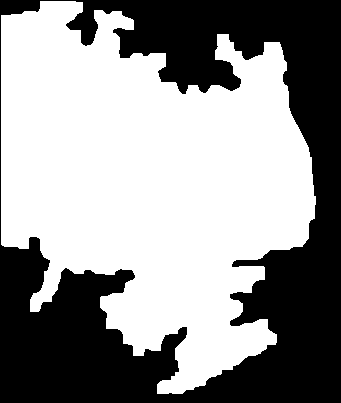
#> input picture Project_Files/Dilate_Erode/e_d_image4.png, 341 x 403 px, found by its file name
$ jupyter execute pipline_Jul13.ipynb   (shell and % lines are left out)
#> lines starting #> are read from the running program, lines starting #| are printed output that depends on the picture; after the words box and inside, x2 and y2 are one past the last pixel; in counts of white or black regions, pixels touching at a corner belong together
[cell 1]

from skimage.morphology import skeletonize
from skimage import data
import matplotlib.pyplot as plt
from skimage.util import invert

from skimage.morphology import medial_axis

import cv2 as cv

from skimage.morphology import thin

[cell 2]
# Pipeline:
#

[cell 3]
# Generate the data
#blobs = data.binary_blobs(200, blob_size_fraction=.2, volume_fraction=.35, seed=1)

#read 3D rbg image as 2D greyscale nparray
blobs = cv.imread(cv.samples.findFile("../Dilate_Erode/e_d_image4.png"),0)
#> blobs: shape (403, 341); 58.3% white; 1 black region, box (x1, y1, x2, y2) and area: (0, 0, 341, 403) 57368
# last parameter 0 = greyscale 1 = color -1 = unchanged

#convert data from int to np bool
blobs = blobs > 127

# Compute the medial axis (skeleton) and the distance transform
skel, distance = medial_axis(blobs, return_distance=True)
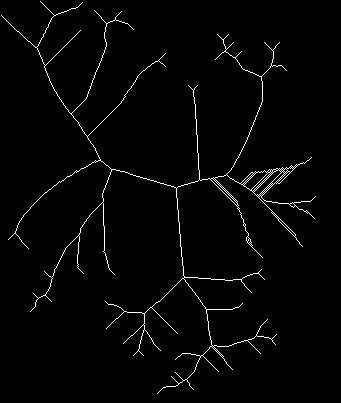
#> skel: shape (403, 341) bool; 2% white in thin lines or dots
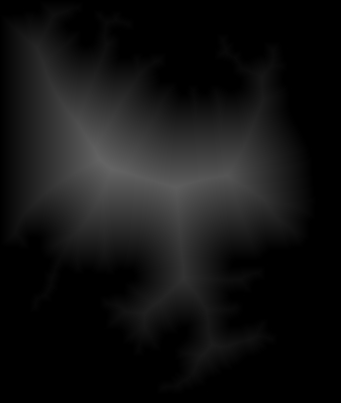
#> distance: shape (403, 341) float64; min 0, max 100.4, mean 18.8

# Compare with other skeletonization algorithms
skeleton = skeletonize(blobs)
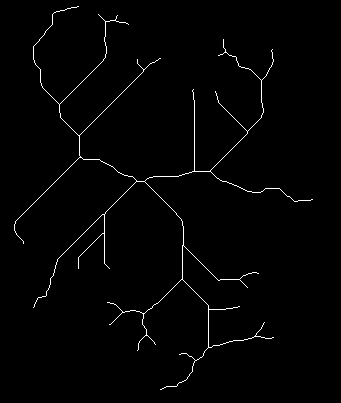
#> skeleton: shape (403, 341) bool; 1.3% white in thin lines or dots, all inside (x1, y1, x2, y2) = (14, 6, 313, 390)
skeleton_lee = skeletonize(blobs, method='lee')
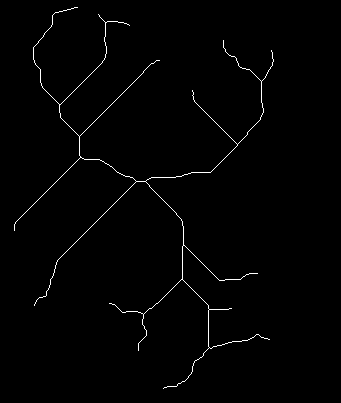
#> skeleton_lee: shape (403, 341) bool; 1% white in thin lines or dots, all inside (x1, y1, x2, y2) = (14, 7, 274, 389)

# Distance to the background for pixels of the skeleton
dist_on_skel = distance * skel
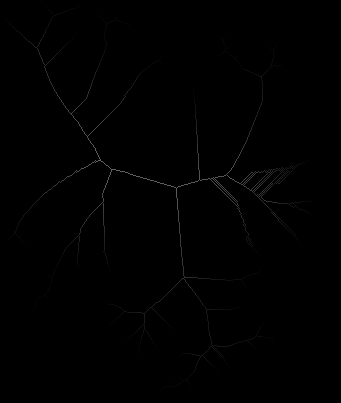
#> dist_on_skel: shape (403, 341) float64; min 0, max 100.4, mean 0.7

fig, axes = plt.subplots(2, 2, figsize=(8, 8), sharex=True, sharey=True)
ax = axes.ravel()

ax[0].imshow(blobs, cmap=plt.cm.gray)
ax[0].set_title('original')
ax[0].axis('off')

ax[1].imshow(dist_on_skel, cmap='hot')
ax[1].contour(blobs, [0.5], colors='w')
ax[1].set_title('medial_axis')
ax[1].axis('off')

ax[2].imshow(skeleton, cmap=plt.cm.gray)
ax[2].set_title('skeletonize')
ax[2].axis('off')

ax[3].imshow(skeleton_lee, cmap=plt.cm.gray)
ax[3].set_title("skeletonize (Lee 94)")
ax[3].axis('off')

fig.tight_layout()
plt.show()
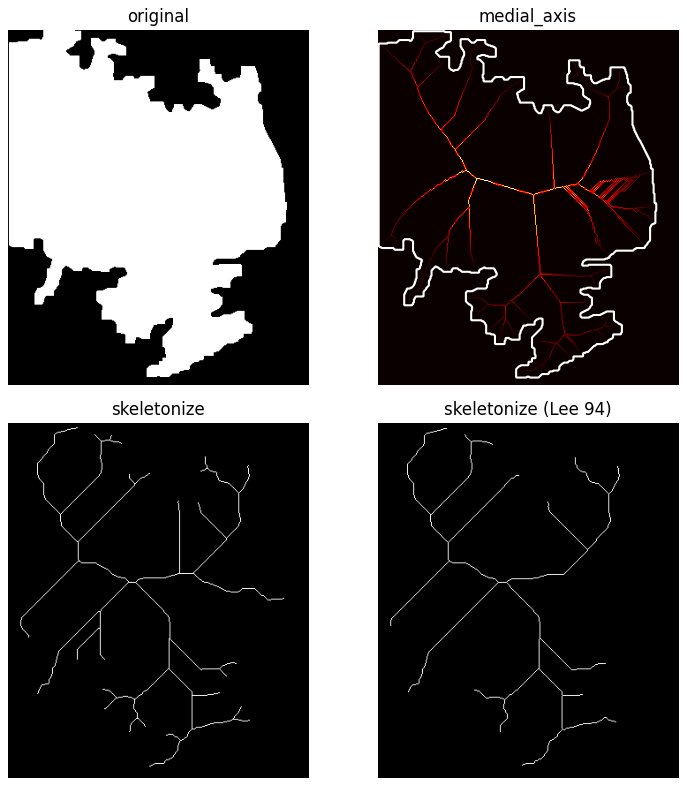
#> figure drawn by matplotlib, 4 panels

cv.imwrite('_medial_axis.png', dist_on_skel * 30)
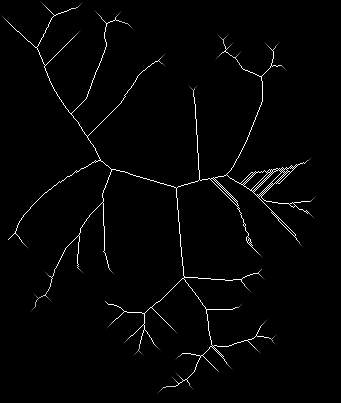
#> saved as _medial_axis.png: shape (403, 341); min 0, max 255, mean 4.6
cv.imwrite('_skeleton.png', skeleton * 255)
cv.imwrite('_skeleton_lee94.png', skeleton_lee )

print(dist_on_skel.shape)
#| (403, 341)
for i in dist_on_skel:
    print(i)
#> this loop made 403 passes
#> (printed output is left out)

[cell 4]
thinned = thin(blobs)
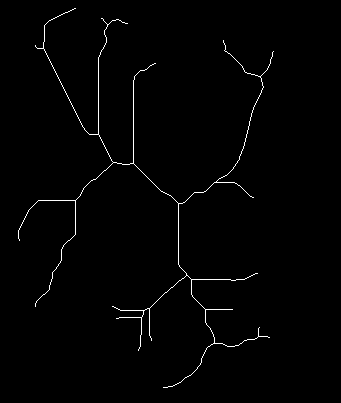
#> thinned: shape (403, 341) bool; 1.1% white in thin lines or dots, all inside (x1, y1, x2, y2) = (18, 8, 274, 388)
thinned_partial = thin(blobs, max_iter=40)
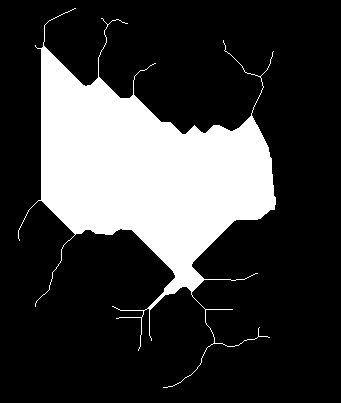
#> thinned_partial: shape (403, 341) bool; 23.1% white; 1 white region, box (x1, y1, x2, y2) and area: (18, 8, 276, 388) 31757

fig, axes = plt.subplots(2, 1, figsize=(8, 8), sharex=True, sharey=True)
#fig, axes = plt.subplots(1, 2)
ax = axes.ravel()


ax[0].imshow(thinned, cmap=plt.cm.gray)
ax[0].set_title('thinned')
ax[0].axis('off')

ax[1].imshow(thinned_partial, cmap=plt.cm.gray)
ax[1].set_title('partially thinned')
ax[1].axis('off')

fig.tight_layout()
plt.show()

cv.imwrite('_thinned.png', thinned * 255)
cv.imwrite('_thinned_partial.png', thinned_partial * 255)
#> Out = True
